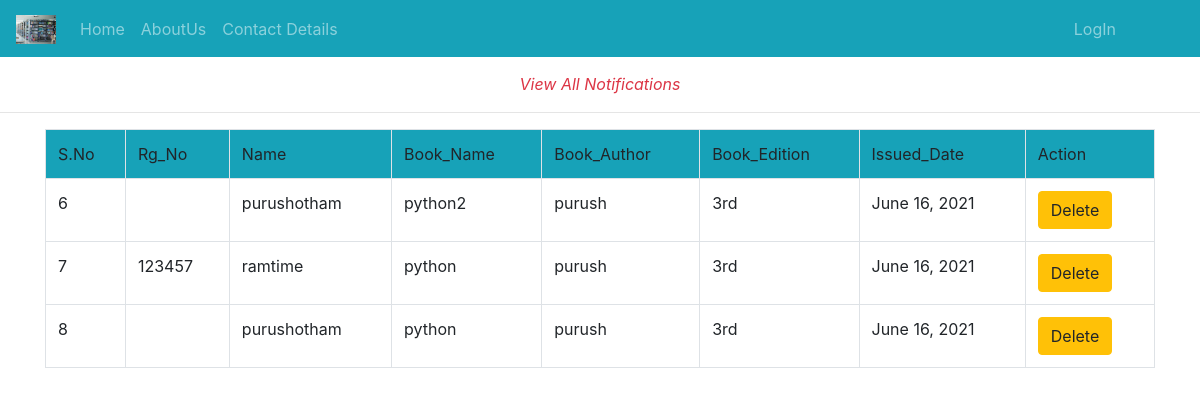
The app's page /issue_book/ with its own data.
### Library_App/models.py (models this page shows)
class st_admin_data(models.Model):
	Rg_No=models.CharField(max_length=120)
	Branch=models.CharField(max_length=120)
	Name=models.CharField(max_length=120)
	issue_status=models.IntegerField(default=0)
	Book_name=models.CharField(max_length=120)
	Book_author=models.CharField(max_length=120)
	Book_Edition=models.CharField(max_length=120,default="")
	Book_count=models.IntegerField(default=0)
	Issue_date=models.DateField(blank=True,null=True)
	Expire_date=models.DateField(blank=True,null=True)
	Return_Date=models.DateField(blank=True,null=True)
	Fine=models.IntegerField(default=0)
	uid=models.ForeignKey(User,on_delete=models.CASCADE)

### Library_App/views.py (the view)
# urls.py: path('issue_book/',views.issue_book,name='issue_book'),
def issue_book(request):
	rc=st_admin_data.objects.all()
	print(rc)
	return render(request,'html/issue_book.html',{'rc':rc})

### Library_App/templates/html/issue_book.html (shortened to what this page needs)
{% extends 'html/base.html' %}
{% load static %}
{% block content %}
<div class="text-center text-danger">
	<br>
	<span><i>View All Notifications</i></span>
</div>
<hr>
<div class="container">
	<table class="table table-bordered">
		<tr class="bg bg-info">
			<td>S.No</td>
			<td>Rg_No</td>
			<td>Name</td>
			<td>Book_Name</td>
			<td>Book_Author</td>
			<td>Book_Edition</td>
			<td>Issued_Date</td>
			<td>Action</td>
		</tr>
		{% for i in rc %}
		{% if i.issue_status is 1 %}
			<tr>
				<td>{{forloop.counter}}</td>
				<td>{{i.Rg_No}}</td>
				<td>{{i.Name}}</td>
				<td>{{i.Book_name}}</td>
				<td>{{i.Book_author}}</td>
			    <td>{{i.Book_Edition}}</td>
				<td>{{i.Issue_date}}</td>
				<td><a class="confirm-delete btn btn-warning" href="{% url 'datadelete' i.id %}">Delete</a></td>
			</tr>
			{% endif %}
			{% endfor %}
	</table>
</div>
		<br><br><br><br><br>
{% endblock %}

### records on screen
st_admin_data: Name "purushotham", Book_name "python2", Book_author "purush", Book_Edition "3rd", Issue_date "June 16, 2021"
st_admin_data: Rg_No "123457", Name "ramtime", Book_name "python", Book_author "purush", Book_Edition "3rd", Issue_date "June 16, 2021"
st_admin_data: Name "purushotham", Book_name "python", Book_author "purush", Book_Edition "3rd", Issue_date "June 16, 2021"
